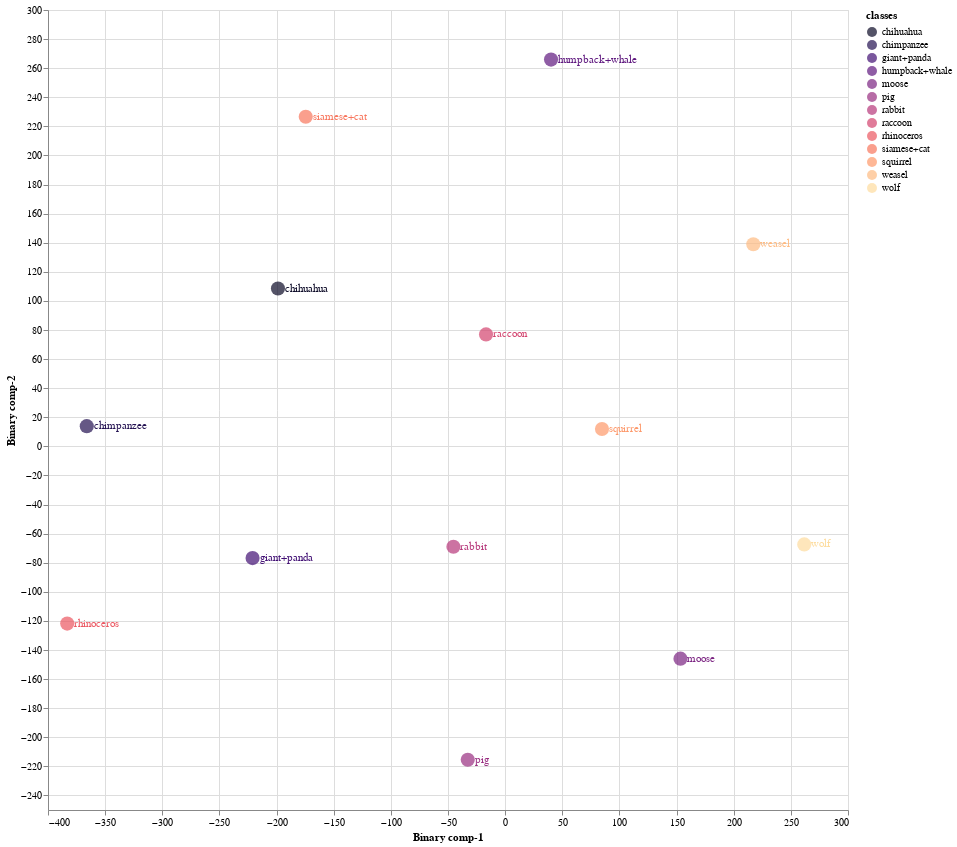
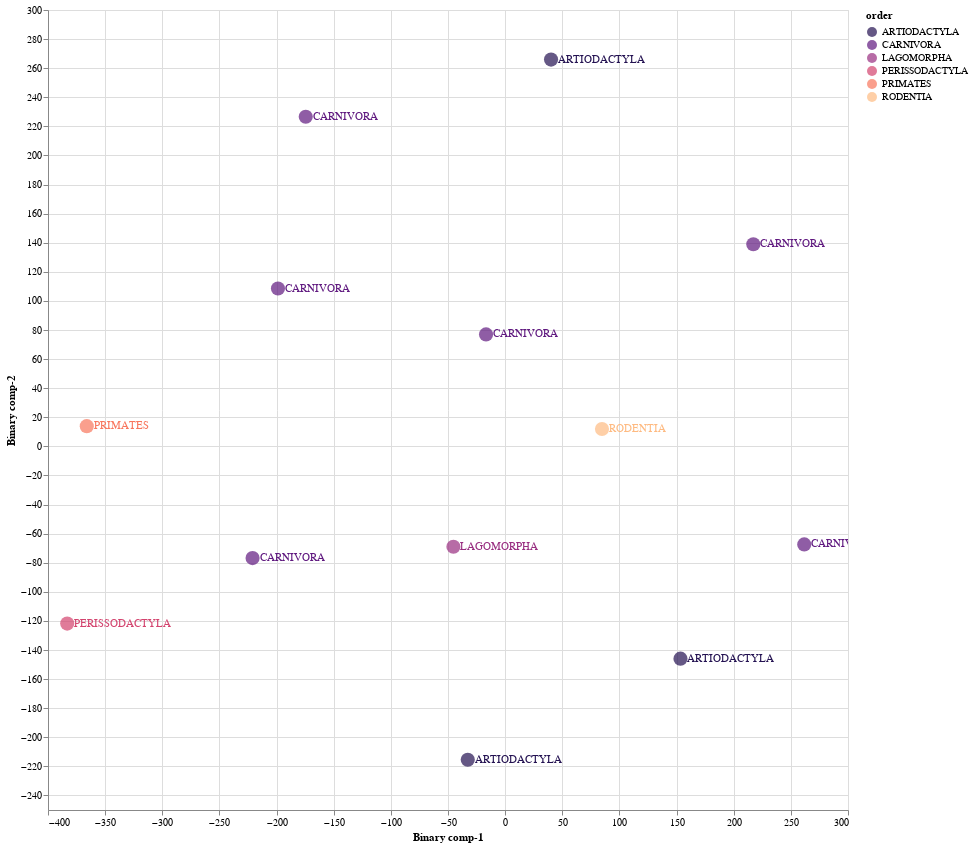

The notebook cell these images were saved under, in order:
### Markdown cell above
### 8.3 Train Validation Split 03

### Code cell
Train03 = CZSL(mode = "Train", 
               split = 3, 
               DNN = ProjectionNetwork1, 
               epochs = 40, 
               bs = 8, 
               numunits = 1024, 
               lr = 0.1, 
               optimiser = nn.Sigmoid(), 
               dropout = 0.2, 
               mom = 0, 
               wd = 0,  
               device = 'cuda', 
               checkpoint = CP3, 
               pred_type = 'Probabilistic', 
               dist_type = 'cosine')

#mode
#1. "Train" - Use Train Val split
#2. "Test" - For Unseen Test Data

#split
# 1 -Train/Val Split 1
# 2 -Train/Val Split 2
# 3 -Train/Val Split 3

#pred_type
#1. "Probabilistic" - continous real numbers giving probability for prdiction to be 1
#2. "Deterministic" - 1 or 0 prediction values

#dist_type
#1. euclidean
#2. cosine
#3. hamming
#4. jaccard

### Figure 1 — Vega-Lite specification as saved in the notebook (floating-point values rounded to 4 significant figures)
{"config": {"view": {"continuousWidth": 400, "continuousHeight": 300}}, "layer": [{"mark": {"type": "circle", "size": 200}, "encoding": {"color": {"field": "classes", "scale": {"scheme": "Magma"}, "type": "nominal"}, "x": {"field": "Binary comp-1", "type": "quantitative"}, "y": {"field": "Binary comp-2", "type": "quantitative"}}, "height": 800, "selection": {"selector015": {"type": "interval", "bind": "scales", "encodings": ["x", "y"]}}, "width": 800}, {"mark": {"type": "text", "align": "left", "baseline": "middle", "dx": 7}, "encoding": {"color": {"field": "classes", "scale": {"scheme": "Magma"}, "type": "nominal"}, "text": {"field": "classes", "type": "nominal"}, "x": {"field": "Binary comp-1", "type": "quantitative"}, "y": {"field": "Binary comp-2", "type": "quantitative"}}, "height": 800, "width": 800}], "data": {"name": "data-200fd3dad35e0984795b41e63e861df9"}, "$schema": "https://vega.github.io/schema/vega-lite/v4.17.0.json", "datasets": {"data-200fd3dad35e0984795b41e63e861df9": [{"Binary comp-1": -174.5, "Binary comp-2": 226.6, "classes": "siamese+cat", "sciName": "Felis_catus", "animal_label": 10, "animal_class": "siamese+cat", "mainCommonName": "Domestic Cat", "otherCommonNames": "Cat", "class": "Mammalia", "infraclass": "Placentalia", "magnorder": "Boreoeutheria", "superorder": "Laurasiatheria", "order": "CARNIVORA", "suborder": "FELIFORMIA", "infraorder": "FELOIDEA", "parvorder": null, "superfamily": null, "family": "FELIDAE", "subfamily": "FELINAE", "tribe": null, "genus": "Felis"}, {"Binary comp-1": 153.4, "Binary comp-2": -146.0, "classes": "moose", "sciName": "Alces_alces", "animal_label": 16, "animal_class": "moose", "mainCommonName": "Moose", "otherCommonNames": "Elk|Eurasian Elk|Caucasian Moose", "class": "Mammalia", "infraclass": "Placentalia", "magnorder": "Boreoeutheria", "superorder": "Laurasiatheria", "order": "ARTIODACTYLA", "suborder": "RUMINANTIA", "infraorder": "PECORA", "parvorder": null, "superfamily": null, "family": "CERVIDAE", "subfamily": "CAPREOLINAE", "tribe": "ALCEINI", "genus": "Alces"}, {"Binary comp-1": 40.17, "Binary comp-2": 265.9, "classes": "humpback+whale", "sciName": "Megaptera_novaeangliae", "animal_label": 18, "animal_class": "humpback+whale", "mainCommonName": "Humpback Whale", "otherCommonNames": "Bunch Whale|Hump Whale|Hunchback Whale", "class": "Mammalia", "infraclass": "Placentalia", "magnorder": "Boreoeutheria", "superorder": "Laurasiatheria", "order": "ARTIODACTYLA", "suborder": "WHIPPOMORPHA", "infraorder": "CETACEA", "parvorder": "MYSTICETI", "superfamily": null, "family": "BALAENOPTERIDAE", "subfamily": null, "tribe": null, "genus": "Megaptera"}, {"Binary comp-1": -366.1, "Binary comp-2": 13.88, "classes": "chimpanzee", "sciName": "Pan_troglodytes", "animal_label": 25, "animal_class": "chimpanzee", "mainCommonName": "Chimpanzee", "otherCommonNames": "Chimpanzee|Common Chimpanzee|Robust Chimpanzee|Central Chimpanzee|Eastern Chimpanzee|Nigeria-Cameroon Chimpanzee|Western Chimpanzee", "class": "Mammalia", "infraclass": "Placentalia", "magnorder": "Boreoeutheria", "superorder": "Euarchontoglires", "order": "PRIMATES", "suborder": "HAPLORHINI", "infraorder": "SIMIIFORMES", "parvorder": "CATARRHINI", "superfamily": "HOMINOIDEA", "family": "HOMINIDAE", "subfamily": "HOMININAE", "tribe": null, "genus": "Pan"}, {"Binary comp-1": 84.74, "Binary comp-2": 11.93, "classes": "squirrel", "sciName": "Sciurus_aberti", "animal_label": 27, "animal_class": "squirrel", "mainCommonName": "Abert's Squirrel", "otherCommonNames": "Tassel-eared Squirrel|Kaibab Squirrel", "class": "Mammalia", "infraclass": "Placentalia", "magnorder": "Boreoeutheria", "superorder": "Euarchontoglires", "order": "RODENTIA", "suborder": "SCIUROMORPHA", "infraorder": null, "parvorder": null, "superfamily": null, "family": "SCIURIDAE", "subfamily": "SCIURINAE", "tribe": "SCIURINI", "genus": "Sciurus"}, {"Binary comp-1": -383.2, "Binary comp-2": -121.8, "classes": "rhinoceros", "sciName": "Rhinoceros_unicornis", "animal_label": 28, "animal_class": "rhinoceros", "mainCommonName": "Greater One-horned Rhinoceros", "otherCommonNames": "Indian Rhinoceros", "class": "Mammalia", "infraclass": "Placentalia", "magnorder": "Boreoeutheria", "superorder": "Laurasiatheria", "order": "PERISSODACTYLA", "suborder": "CERATOMORPHA", "infraorder": null, "parvorder": null, "superfamily": null, "family": "RHINOCEROTIDAE", "subfamily": null, "tribe": null, "genus": "Rhinoceros"}, {"Binary comp-1": -45.26, "Binary comp-2": -69.02, "classes": "rabbit", "sciName": "Pentalagus_furnessi", "animal_label": 29, "animal_class": "rabbit", "mainCommonName": "Amami Rabbit", "otherCommonNames": "Ryukyu Rabbit", "class": "Mammalia", "infraclass": "Placentalia", "magnorder": "Boreoeutheria", "superorder": "Euarchontoglires", "order": "LAGOMORPHA", "suborder": null, "infraorder": null, "parvorder": null, "superfamily": null, "family": "LEPORIDAE", "subfamily": null, "tribe": null, "genus": "Pentalagus"}, {"Binary comp-1": 261.7, "Binary comp-2": -67.4, "classes": "wolf", "sciName": "Canis_lupus", "animal_label": 32, "animal_class": "wolf", "mainCommonName": "Gray Wolf", "otherCommonNames": "Wolf|Timber Wolf|Tundra Wolf|Arctic Wolf", "class": "Mammalia", "infraclass": "Placentalia", "magnorder": "Boreoeutheria", "superorder": "Laurasiatheria", "order": "CARNIVORA", "suborder": "CANIFORMIA", "infraorder": "CANOIDEA", "parvorder": null, "superfamily": null, "family": "CANIDAE", "subfamily": null, "tribe": null, "genus": "Canis"}, {"Binary comp-1": -198.8, "Binary comp-2": 108.5, "classes": "chihuahua", "sciName": "Canis_familiaris", "animal_label": 33, "animal_class": "chihuahua", "mainCommonName": "Domestic Dog", "otherCommonNames": "Dog|Dingo|Feral Dog|New Guinea Singing Dog|Village Dog", "class": "Mammalia", "infraclass": "Placentalia", "magnorder": "Boreoeutheria", "superorder": "Laurasiatheria", "order": "CARNIVORA", "suborder": "CANIFORMIA", "infraorder": "CANOIDEA", "parvorder": null, "superfamily": null, "family": "CANIDAE", "subfamily": null, "tribe": null, "genus": "Canis"}, {"Binary comp-1": 217.2, "Binary comp-2": 138.9, "classes": "weasel", "sciName": "Poecilogale_albinucha", "animal_label": 35, "animal_class": "weasel", "mainCommonName": "African Striped Weasel", "otherCommonNames": null, "class": "Mammalia", "infraclass": "Placentalia", "magnorder": "Boreoeutheria", "superorder": "Laurasiatheria", "order": "CARNIVORA", "suborder": "CANIFORMIA", "infraorder": "ARCTOIDEA", "parvorder": null, "superfamily": "MUSTELOIDEA", "family": "MUSTELIDAE", "subfamily": "ICTONYCHINAE", "tribe": null, "genus": "Poecilogale"}, {"Binary comp-1": -221.0, "Binary comp-2": -76.82, "classes": "giant+panda", "sciName": "Ailuropoda_melanoleuca", "animal_label": 39, "animal_class": "giant+panda", "mainCommonName": "Giant Panda", "otherCommonNames": "Da Xiong Mao", "class": "Mammalia", "infraclass": "Placentalia", "magnorder": "Boreoeutheria", "superorder": "Laurasiatheria", "order": "CARNIVORA", "suborder": "CANIFORMIA", "infraorder": "ARCTOIDEA", "parvorder": null, "superfamily": "URSOIDEA", "family": "URSIDAE", "subfamily": "AILUROPODINAE", "tribe": null, "genus": "Ailuropoda"}, {"Binary comp-1": -32.71, "Binary comp-2": -215.5, "classes": "pig", "sciName": "Sus_domesticus", "animal_label": 42, "animal_class": "pig", "mainCommonName": "Domestic Pig", "otherCommonNames": "Hog|Pig|Swine", "class": "Mammalia", "infraclass": "Placentalia", "magnorder": "Boreoeutheria", "superorder": "Laurasiatheria", "order": "ARTIODACTYLA", "suborder": "SUINA", "infraorder": null, "parvorder": null, "superfamily": null, "family": "SUIDAE", "subfamily": null, "tribe": null, "genus": "Sus"}, {"Binary comp-1": -16.71, "Binary comp-2": 76.95, "classes": "raccoon", "sciName": "Procyon_lotor", "animal_label": 48, "animal_class": "raccoon", "mainCommonName": "Northern Raccoon", "otherCommonNames": "Common Raccoon", "class": "Mammalia", "infraclass": "Placentalia", "magnorder": "Boreoeutheria", "superorder": "Laurasiatheria", "order": "CARNIVORA", "suborder": "CANIFORMIA", "infraorder": "ARCTOIDEA", "parvorder": null, "superfamily": "MUSTELOIDEA", "family": "PROCYONIDAE", "subfamily": null, "tribe": null, "genus": "Procyon"}]}}

### Figure 2 — Vega-Lite specification as saved in the notebook (floating-point values rounded to 4 significant figures)
{"config": {"view": {"continuousWidth": 400, "continuousHeight": 300}}, "layer": [{"mark": {"type": "circle", "size": 200}, "encoding": {"color": {"field": "order", "scale": {"scheme": "Magma"}, "type": "nominal"}, "x": {"field": "Binary comp-1", "type": "quantitative"}, "y": {"field": "Binary comp-2", "type": "quantitative"}}, "height": 800, "selection": {"selector016": {"type": "interval", "bind": "scales", "encodings": ["x", "y"]}}, "width": 800}, {"mark": {"type": "text", "align": "left", "baseline": "middle", "dx": 7}, "encoding": {"color": {"field": "order", "scale": {"scheme": "Magma"}, "type": "nominal"}, "text": {"field": "order", "type": "nominal"}, "x": {"field": "Binary comp-1", "type": "quantitative"}, "y": {"field": "Binary comp-2", "type": "quantitative"}}, "height": 800, "width": 800}], "data": {"name": "data-200fd3dad35e0984795b41e63e861df9"}, "$schema": "https://vega.github.io/schema/vega-lite/v4.17.0.json", "datasets": {"data-200fd3dad35e0984795b41e63e861df9": [{"Binary comp-1": -174.5, "Binary comp-2": 226.6, "classes": "siamese+cat", "sciName": "Felis_catus", "animal_label": 10, "animal_class": "siamese+cat", "mainCommonName": "Domestic Cat", "otherCommonNames": "Cat", "class": "Mammalia", "infraclass": "Placentalia", "magnorder": "Boreoeutheria", "superorder": "Laurasiatheria", "order": "CARNIVORA", "suborder": "FELIFORMIA", "infraorder": "FELOIDEA", "parvorder": null, "superfamily": null, "family": "FELIDAE", "subfamily": "FELINAE", "tribe": null, "genus": "Felis"}, {"Binary comp-1": 153.4, "Binary comp-2": -146.0, "classes": "moose", "sciName": "Alces_alces", "animal_label": 16, "animal_class": "moose", "mainCommonName": "Moose", "otherCommonNames": "Elk|Eurasian Elk|Caucasian Moose", "class": "Mammalia", "infraclass": "Placentalia", "magnorder": "Boreoeutheria", "superorder": "Laurasiatheria", "order": "ARTIODACTYLA", "suborder": "RUMINANTIA", "infraorder": "PECORA", "parvorder": null, "superfamily": null, "family": "CERVIDAE", "subfamily": "CAPREOLINAE", "tribe": "ALCEINI", "genus": "Alces"}, {"Binary comp-1": 40.17, "Binary comp-2": 265.9, "classes": "humpback+whale", "sciName": "Megaptera_novaeangliae", "animal_label": 18, "animal_class": "humpback+whale", "mainCommonName": "Humpback Whale", "otherCommonNames": "Bunch Whale|Hump Whale|Hunchback Whale", "class": "Mammalia", "infraclass": "Placentalia", "magnorder": "Boreoeutheria", "superorder": "Laurasiatheria", "order": "ARTIODACTYLA", "suborder": "WHIPPOMORPHA", "infraorder": "CETACEA", "parvorder": "MYSTICETI", "superfamily": null, "family": "BALAENOPTERIDAE", "subfamily": null, "tribe": null, "genus": "Megaptera"}, {"Binary comp-1": -366.1, "Binary comp-2": 13.88, "classes": "chimpanzee", "sciName": "Pan_troglodytes", "animal_label": 25, "animal_class": "chimpanzee", "mainCommonName": "Chimpanzee", "otherCommonNames": "Chimpanzee|Common Chimpanzee|Robust Chimpanzee|Central Chimpanzee|Eastern Chimpanzee|Nigeria-Cameroon Chimpanzee|Western Chimpanzee", "class": "Mammalia", "infraclass": "Placentalia", "magnorder": "Boreoeutheria", "superorder": "Euarchontoglires", "order": "PRIMATES", "suborder": "HAPLORHINI", "infraorder": "SIMIIFORMES", "parvorder": "CATARRHINI", "superfamily": "HOMINOIDEA", "family": "HOMINIDAE", "subfamily": "HOMININAE", "tribe": null, "genus": "Pan"}, {"Binary comp-1": 84.74, "Binary comp-2": 11.93, "classes": "squirrel", "sciName": "Sciurus_aberti", "animal_label": 27, "animal_class": "squirrel", "mainCommonName": "Abert's Squirrel", "otherCommonNames": "Tassel-eared Squirrel|Kaibab Squirrel", "class": "Mammalia", "infraclass": "Placentalia", "magnorder": "Boreoeutheria", "superorder": "Euarchontoglires", "order": "RODENTIA", "suborder": "SCIUROMORPHA", "infraorder": null, "parvorder": null, "superfamily": null, "family": "SCIURIDAE", "subfamily": "SCIURINAE", "tribe": "SCIURINI", "genus": "Sciurus"}, {"Binary comp-1": -383.2, "Binary comp-2": -121.8, "classes": "rhinoceros", "sciName": "Rhinoceros_unicornis", "animal_label": 28, "animal_class": "rhinoceros", "mainCommonName": "Greater One-horned Rhinoceros", "otherCommonNames": "Indian Rhinoceros", "class": "Mammalia", "infraclass": "Placentalia", "magnorder": "Boreoeutheria", "superorder": "Laurasiatheria", "order": "PERISSODACTYLA", "suborder": "CERATOMORPHA", "infraorder": null, "parvorder": null, "superfamily": null, "family": "RHINOCEROTIDAE", "subfamily": null, "tribe": null, "genus": "Rhinoceros"}, {"Binary comp-1": -45.26, "Binary comp-2": -69.02, "classes": "rabbit", "sciName": "Pentalagus_furnessi", "animal_label": 29, "animal_class": "rabbit", "mainCommonName": "Amami Rabbit", "otherCommonNames": "Ryukyu Rabbit", "class": "Mammalia", "infraclass": "Placentalia", "magnorder": "Boreoeutheria", "superorder": "Euarchontoglires", "order": "LAGOMORPHA", "suborder": null, "infraorder": null, "parvorder": null, "superfamily": null, "family": "LEPORIDAE", "subfamily": null, "tribe": null, "genus": "Pentalagus"}, {"Binary comp-1": 261.7, "Binary comp-2": -67.4, "classes": "wolf", "sciName": "Canis_lupus", "animal_label": 32, "animal_class": "wolf", "mainCommonName": "Gray Wolf", "otherCommonNames": "Wolf|Timber Wolf|Tundra Wolf|Arctic Wolf", "class": "Mammalia", "infraclass": "Placentalia", "magnorder": "Boreoeutheria", "superorder": "Laurasiatheria", "order": "CARNIVORA", "suborder": "CANIFORMIA", "infraorder": "CANOIDEA", "parvorder": null, "superfamily": null, "family": "CANIDAE", "subfamily": null, "tribe": null, "genus": "Canis"}, {"Binary comp-1": -198.8, "Binary comp-2": 108.5, "classes": "chihuahua", "sciName": "Canis_familiaris", "animal_label": 33, "animal_class": "chihuahua", "mainCommonName": "Domestic Dog", "otherCommonNames": "Dog|Dingo|Feral Dog|New Guinea Singing Dog|Village Dog", "class": "Mammalia", "infraclass": "Placentalia", "magnorder": "Boreoeutheria", "superorder": "Laurasiatheria", "order": "CARNIVORA", "suborder": "CANIFORMIA", "infraorder": "CANOIDEA", "parvorder": null, "superfamily": null, "family": "CANIDAE", "subfamily": null, "tribe": null, "genus": "Canis"}, {"Binary comp-1": 217.2, "Binary comp-2": 138.9, "classes": "weasel", "sciName": "Poecilogale_albinucha", "animal_label": 35, "animal_class": "weasel", "mainCommonName": "African Striped Weasel", "otherCommonNames": null, "class": "Mammalia", "infraclass": "Placentalia", "magnorder": "Boreoeutheria", "superorder": "Laurasiatheria", "order": "CARNIVORA", "suborder": "CANIFORMIA", "infraorder": "ARCTOIDEA", "parvorder": null, "superfamily": "MUSTELOIDEA", "family": "MUSTELIDAE", "subfamily": "ICTONYCHINAE", "tribe": null, "genus": "Poecilogale"}, {"Binary comp-1": -221.0, "Binary comp-2": -76.82, "classes": "giant+panda", "sciName": "Ailuropoda_melanoleuca", "animal_label": 39, "animal_class": "giant+panda", "mainCommonName": "Giant Panda", "otherCommonNames": "Da Xiong Mao", "class": "Mammalia", "infraclass": "Placentalia", "magnorder": "Boreoeutheria", "superorder": "Laurasiatheria", "order": "CARNIVORA", "suborder": "CANIFORMIA", "infraorder": "ARCTOIDEA", "parvorder": null, "superfamily": "URSOIDEA", "family": "URSIDAE", "subfamily": "AILUROPODINAE", "tribe": null, "genus": "Ailuropoda"}, {"Binary comp-1": -32.71, "Binary comp-2": -215.5, "classes": "pig", "sciName": "Sus_domesticus", "animal_label": 42, "animal_class": "pig", "mainCommonName": "Domestic Pig", "otherCommonNames": "Hog|Pig|Swine", "class": "Mammalia", "infraclass": "Placentalia", "magnorder": "Boreoeutheria", "superorder": "Laurasiatheria", "order": "ARTIODACTYLA", "suborder": "SUINA", "infraorder": null, "parvorder": null, "superfamily": null, "family": "SUIDAE", "subfamily": null, "tribe": null, "genus": "Sus"}, {"Binary comp-1": -16.71, "Binary comp-2": 76.95, "classes": "raccoon", "sciName": "Procyon_lotor", "animal_label": 48, "animal_class": "raccoon", "mainCommonName": "Northern Raccoon", "otherCommonNames": "Common Raccoon", "class": "Mammalia", "infraclass": "Placentalia", "magnorder": "Boreoeutheria", "superorder": "Laurasiatheria", "order": "CARNIVORA", "suborder": "CANIFORMIA", "infraorder": "ARCTOIDEA", "parvorder": null, "superfamily": "MUSTELOIDEA", "family": "PROCYONIDAE", "subfamily": null, "tribe": null, "genus": "Procyon"}]}}
